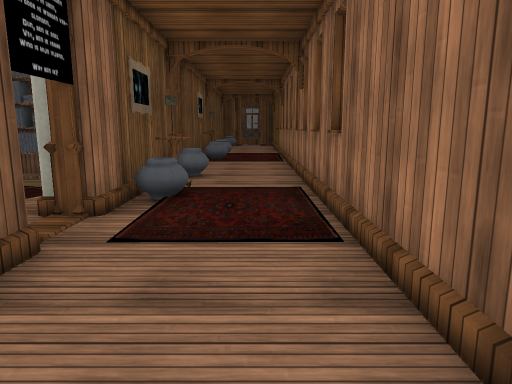
[1] (above)

21 first-person views from a walk through a scene from a Unity 3-D project. The camera is 1.4 m above the floor, tilts 10° down and sees 70° across. Doors are open. The floor is counted in squares, 1 m on a side. Each view is taken from the middle of a square. On the plan, view 1 faces up. The plan holds only what a view shows up to about 16 squares ahead; the rest is blank. The place goes on beyond the plan. The player is left out. Some surface patterns are stand-ins.

[2]
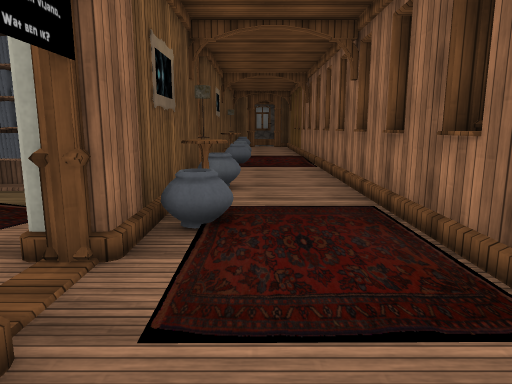

[3]
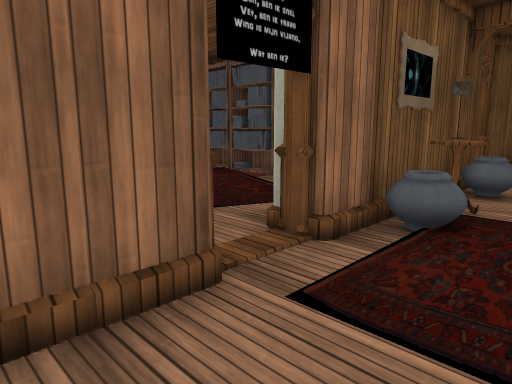

[4]
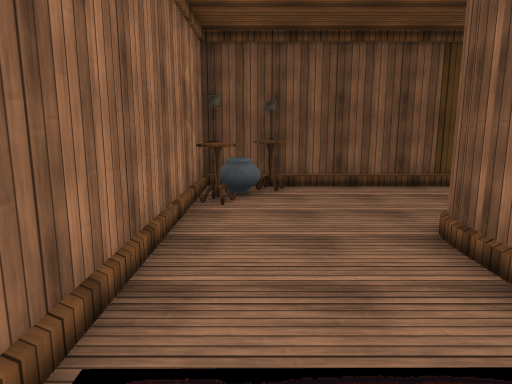

[5]
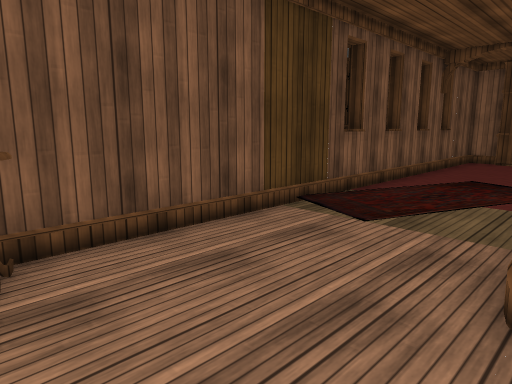

[6]
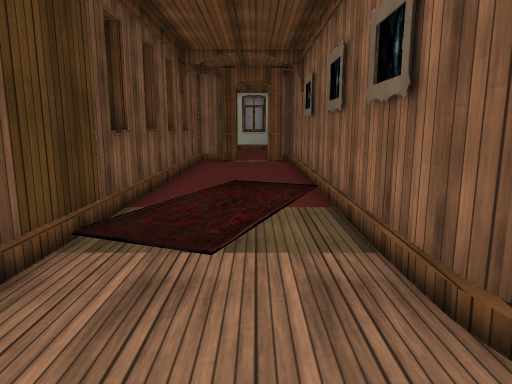

[7]
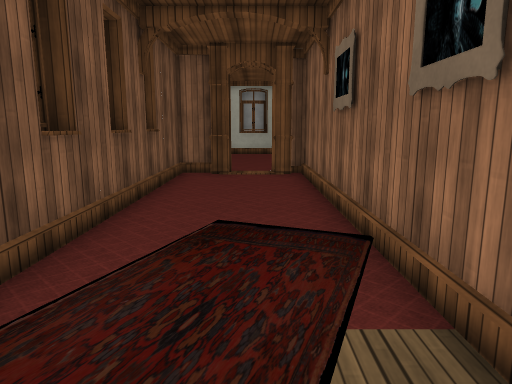

[8]
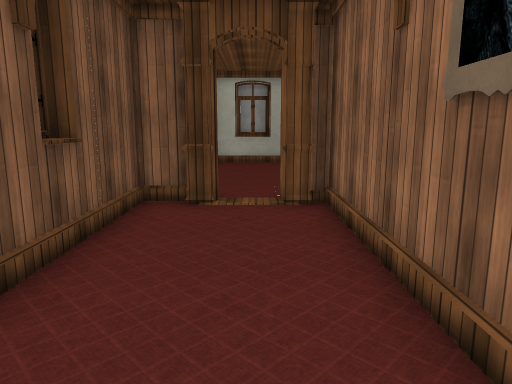

[9]
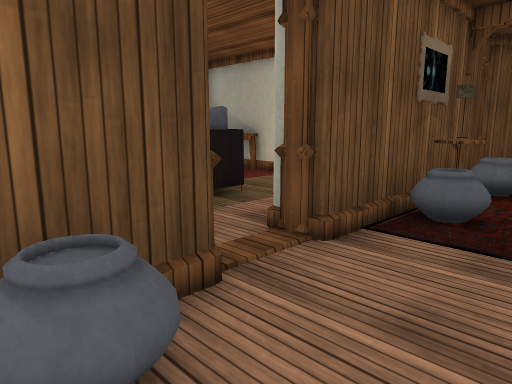

[10]
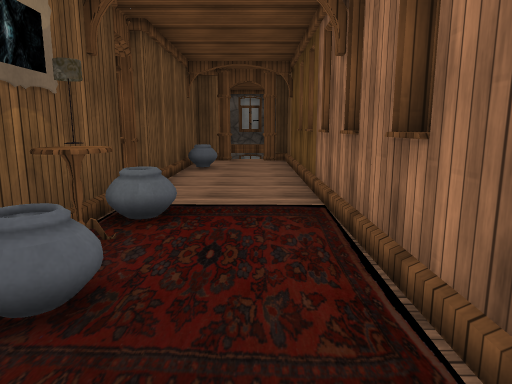

[11]
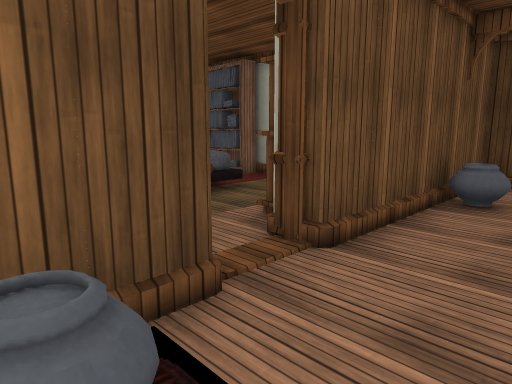

[12]
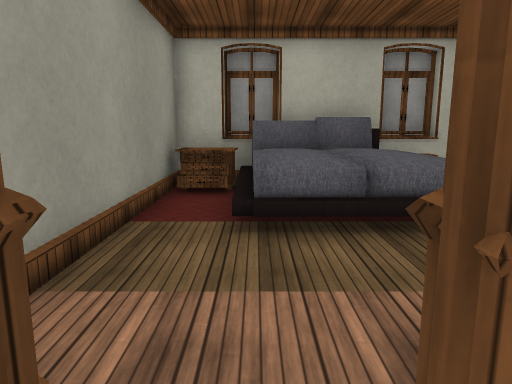

[13]
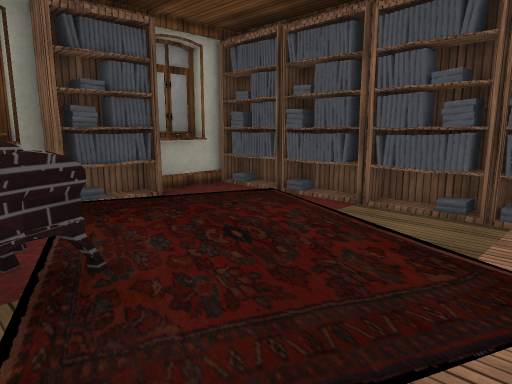

[14]
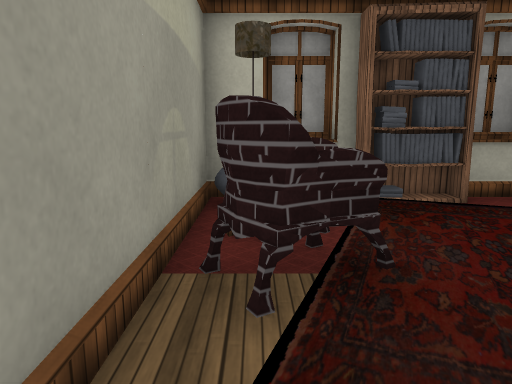

[15]
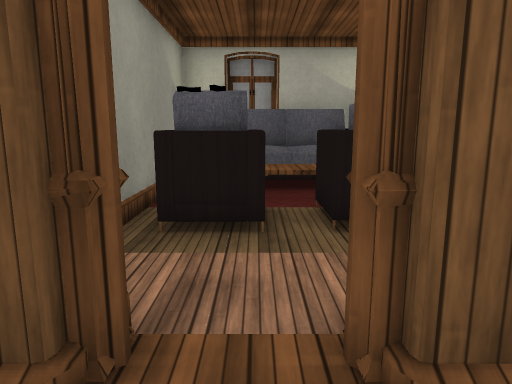

[16]
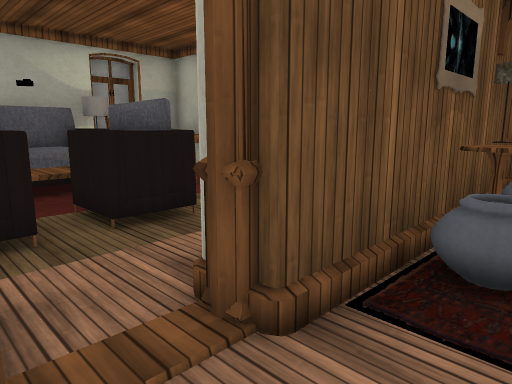

[17]
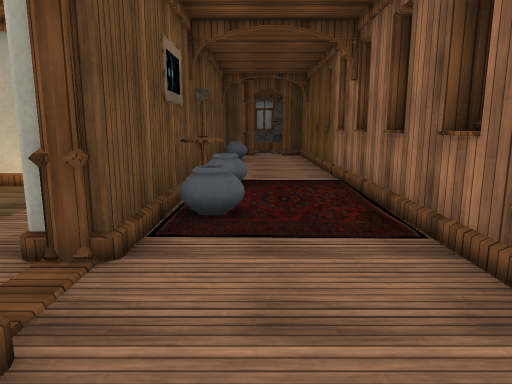

[18]
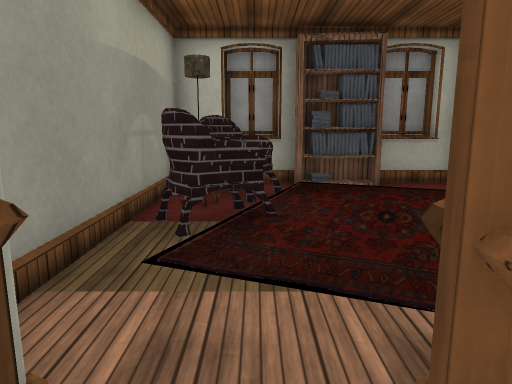

[19]
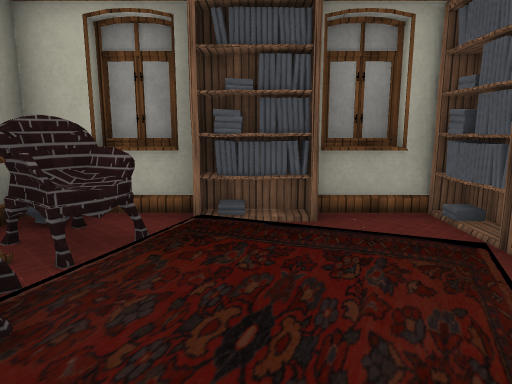

[20]
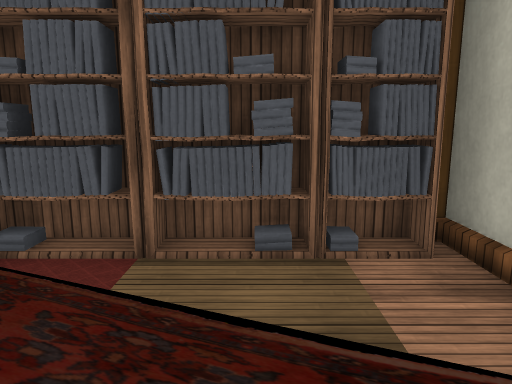

[21]
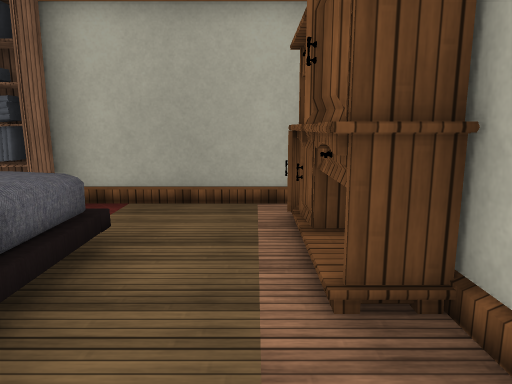

### Floor plan
Key: @ floor where view 1 was taken; # wall or solid block; x gap in a wall; . floor; / step, stairs or slope; D open door; = window, fence, low wall or low ledge; ^ raised ledge; v drop or lower ground; S shelf; B books; T table; C chair; U cupboard; F sofa; R drawers; O other object.
Columns run from 25 left of view 1 to 1 right of it. Each row starts with its distance up from view 1.
 29                       ##xv#
 28                       #...#
 27               #########...#
 26              ##SS.... #=..#
 25              #O  ....U#...#
 24              #F  //..U#...#
 23               F   /..U#...#
 22              #F   /...#...#
 21              #F ///..DD...#
 20              #RR.....DD...#
 19               #########=..#
 18              #TTT ..  #^=.#
 17              #OOT.... ##..#
 16              ##O  ... #^=.#
 15               FF  CC..#=..#
 14               FFTTCC.##...#
 13               FFTTCC.DD...#
 12                   CC.DD...#
 11               ###S#S###^..#
 10              #BBBBBBSB#^..#
  9              #=.......##..#
  8              ##.......##..#
  7               BS......#^..#
  6              ##.......#...#
  5              ##CCCC...D...#
  4              #^C#CC...#...#
  3               #########...#
  2                       #...#
  1         ###############...#
  0 #.......##...##..........@#
 -1 #.........................#
 -2 #.......#DD..............^#
 -3 #       #...............###
 -4         #################

Positions as (right, up) in squares from view 1, and headings:
1: (0, 0), facing up
2: (-1, 2), facing up
3: (0, 2), facing up-left
4: (0, 6), facing down
5: (0, 1), facing down-left
6: (-1, -1), facing left
7: (-5, -1), facing left
8: (-9, -1), facing left
9: (0, 10), facing up-left
10: (0, 13), facing up
11: (0, 18), facing up-left
12: (-2, 21), facing left
13: (-4, 4), facing up-left
14: (-4, 4), facing left
15: (-1, 13), facing left
16: (-1, 12), facing up-left
17: (-1, 10), facing up
18: (-2, 5), facing left
19: (-5, 7), facing left
20: (-6, 6), facing up
21: (-5, 20), facing up
